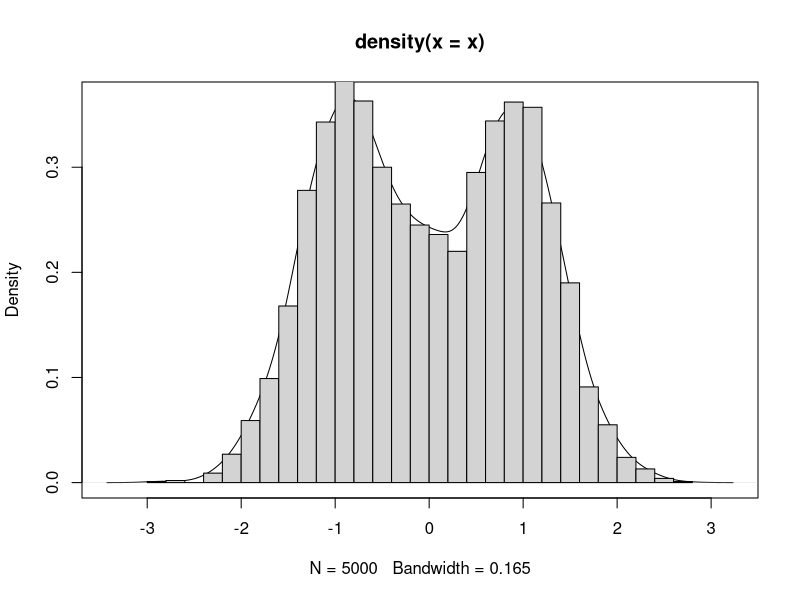

Write R code to recreate this figure.
acceptance_rejection_sampling <- function(sample_dist, accept_prob) {
  while (TRUE) {
    x <- sample_dist(1)
    u <- runif(1)
    if (u <= accept_prob(x)) {
      return(x)
    }
  }
}

dcosh_unnormalized <- function(x) {
  return(1 / cosh(x ^ 2 - 1))
}

cosh_accept <- function(x) {
  return(dcosh_unnormalized(x) / (6 * dnorm(x)))
}

rcosh <- function(n) {
  samples <- rep(NA, n)
  for (i in 1:n) {
    samples[i] <- acceptance_rejection_sampling(rnorm, cosh_accept)
  }
  return(samples)
}

x <- rcosh(5000)

plot(density(x))
hist(x, probability=TRUE, breaks=22, add=TRUE)
